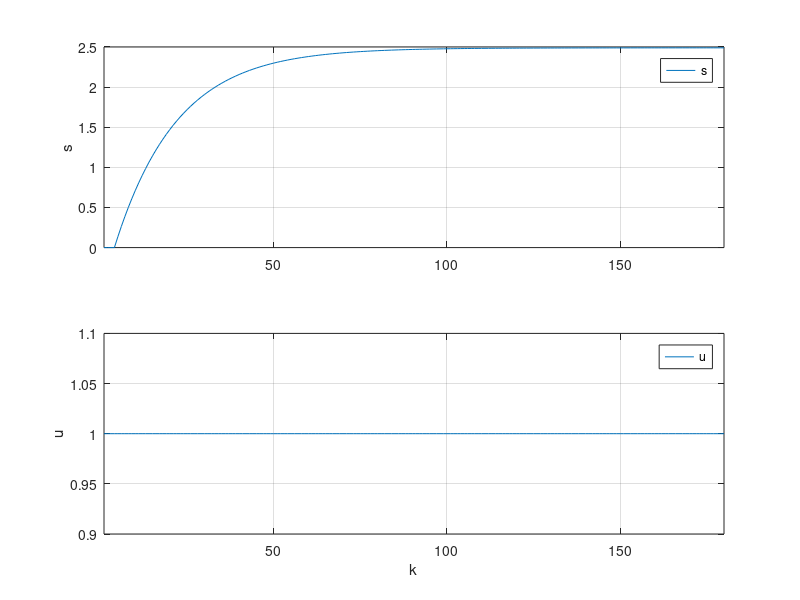

This figure's MATLAB source: (Note: this script raises an error after producing the figure.)
addpath('../../../../matlab2tikz-master/src/');
outputFile = '../../../doc/projekt/figure/zad3s.tex';

u = dlmread('zad3_u.csv','\t');
y = dlmread('zad3_s_u.csv','\t');
%z = dlmread('zad1_z.csv','\t');
x = 1:length(u);

figure(1);


subplot(2,1, 1);
hold on;
plot(x,y);
xlim([min(x) max(x)]);
%title('y');
%xlabel('k');
ylabel('s');
legend('s', 'Location', 'NorthEast');
grid on;
box on;

subplot(2,1, 2);
hold on;
stairs(x,u);
xlim([min(x) max(x)]);
%title('u');
xlabel('k');
ylabel('u');
legend('u', 'Location', 'NorthEast');
grid on;
box on;

% dwie linijki poni�ej zapewniaj� poprawne ustawienie wykresu w pdf-ie
% oraz pozwalaj� nazwa� wykres pod spodem
%beforeFigure = [sprintf('\\begin{figure}[H] \n\\centering')];
%afterFigure = [sprintf('\\caption{%s}\n\\end{figure}', title)];

matlab2tikz(outputFile, ...
    'showInfo', false, ...
    'encoding', 'UTF-8');
%    'extraCode', beforeFigure, ...
%    'extraCodeAtEnd', afterFigure);

%close(1)